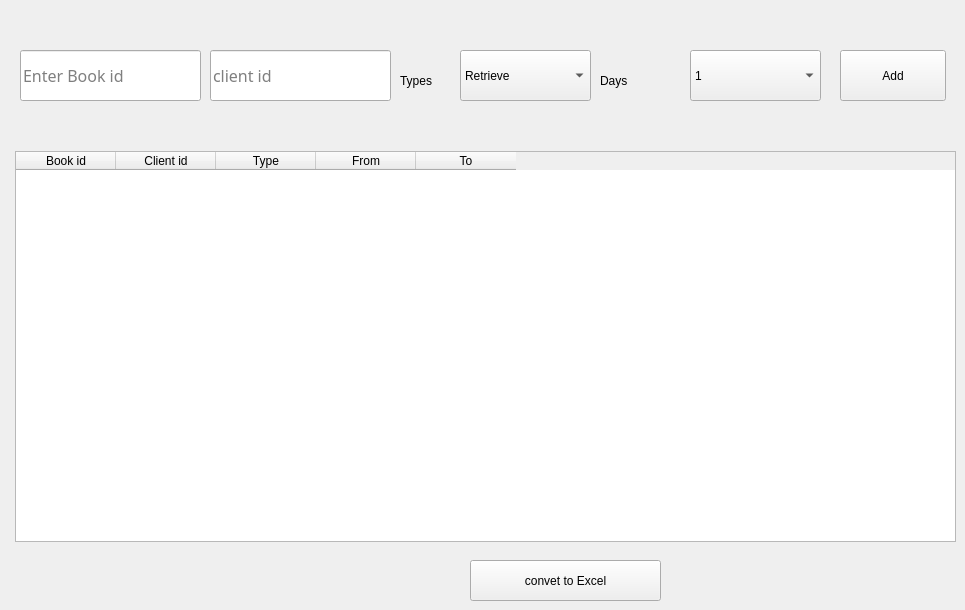
    <widget class="QWidget" name="tab">
     <attribute name="title">
      <string>Tab 1</string>
     </attribute>
     <widget class="QTableWidget" name="tableWidget">
      <property name="geometry">
       <rect>
        <x>15</x>
        <y>151</y>
        <width>941</width>
        <height>391</height>
       </rect>
      </property>
      <property name="font">
       <font>
        <kerning>true</kerning>
       </font>
      </property>
      <column>
       <property name="text">
        <string>Book id</string>
       </property>
      </column>
      <column>
       <property name="text">
        <string>Client id</string>
       </property>
      </column>
      <column>
       <property name="text">
        <string>Type</string>
       </property>
      </column>
      <column>
       <property name="text">
        <string>From</string>
       </property>
      </column>
      <column>
       <property name="text">
        <string>To</string>
       </property>
      </column>
     </widget>
     <widget class="QLineEdit" name="lineEdit">
      <property name="geometry">
       <rect>
        <x>20</x>
        <y>50</y>
        <width>181</width>
        <height>51</height>
       </rect>
      </property>
      <property name="font">
       <font>
        <family>Sans Serif</family>
        <pointsize>12</pointsize>
       </font>
      </property>
      <property name="placeholderText">
       <string>Enter Book id</string>
      </property>
     </widget>
     <widget class="QPushButton" name="pushButton_6">
      <property name="geometry">
       <rect>
        <x>840</x>
        <y>50</y>
        <width>106</width>
        <height>51</height>
       </rect>
      </property>
      <property name="text">
       <string>Add</string>
      </property>
     </widget>
     <widget class="QComboBox" name="comboBox">
      <property name="geometry">
       <rect>
        <x>460</x>
        <y>50</y>
        <width>131</width>
        <height>51</height>
       </rect>
      </property>
      <item>
       <property name="text">
        <string>Retrieve</string>
       </property>
      </item>
      <item>
       <property name="text">
        <string>Rent</string>
       </property>
      </item>
     </widget>
     <widget class="QComboBox" name="comboBox_2">
      <property name="geometry">
       <rect>
        <x>690</x>
        <y>50</y>
        <width>131</width>
        <height>51</height>
       </rect>
      </property>
      <item>
       <property name="text">
        <string>1</string>
       </property>
      </item>
      <item>
       <property name="text">
        <string>2</string>
       </property>
      </item>
      <item>
       <property name="text">
        <string>3</string>
       </property>
      </item>
      <item>
       <property name="text">
        <string>4</string>
       </property>
      </item>
      <item>
       <property name="text">
        <string>5</string>
       </property>
      </item>
      <item>
       <property name="text">
        <string>6</string>
       </property>
      </item>
      <item>
       <property name="text">
        <string>7</string>
       </property>
      </item>
      <item>
       <property name="text">
        <string>8</string>
       </property>
      </item>
      <item>
       <property name="text">
        <string>9</string>
       </property>
      </item>
      <item>
       <property name="text">
        <string>10</string>
       </property>
      </item>
     </widget>
     <widget class="QLabel" name="label">
      <property name="geometry">
       <rect>
        <x>400</x>
        <y>70</y>
        <width>51</width>
        <height>21</height>
       </rect>
      </property>
      <property name="text">
       <string>Types</string>
      </property>
     </widget>
     <widget class="QLabel" name="label_2">
      <property name="geometry">
       <rect>
        <x>600</x>
        <y>70</y>
        <width>80</width>
        <height>21</height>
       </rect>
      </property>
      <property name="text">
       <string>Days</string>
      </property>
     </widget>
     <widget class="QPushButton" name="pushButton_27">
      <property name="geometry">
       <rect>
        <x>470</x>
        <y>560</y>
        <width>191</width>
        <height>41</height>
       </rect>
      </property>
      <property name="text">
       <string>convet to Excel</string>
      </property>
     </widget>
     <widget class="QLineEdit" name="lineEdit_5">
      <property name="geometry">
       <rect>
        <x>210</x>
        <y>50</y>
        <width>181</width>
        <height>51</height>
       </rect>
      </property>
      <property name="font">
       <font>
        <family>Sans Serif</family>
        <pointsize>12</pointsize>
       </font>
      </property>
      <property name="placeholderText">
       <string>client id</string>
      </property>
     </widget>
    </widget>
